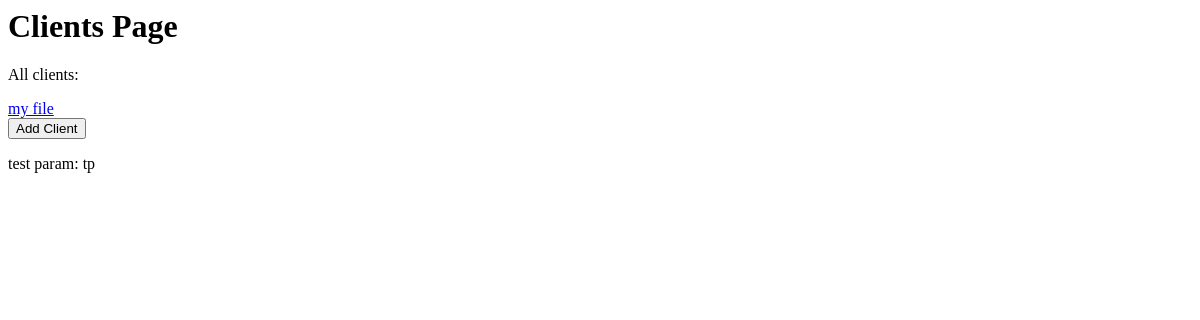
The page /clients/ on the database as committed earlier.
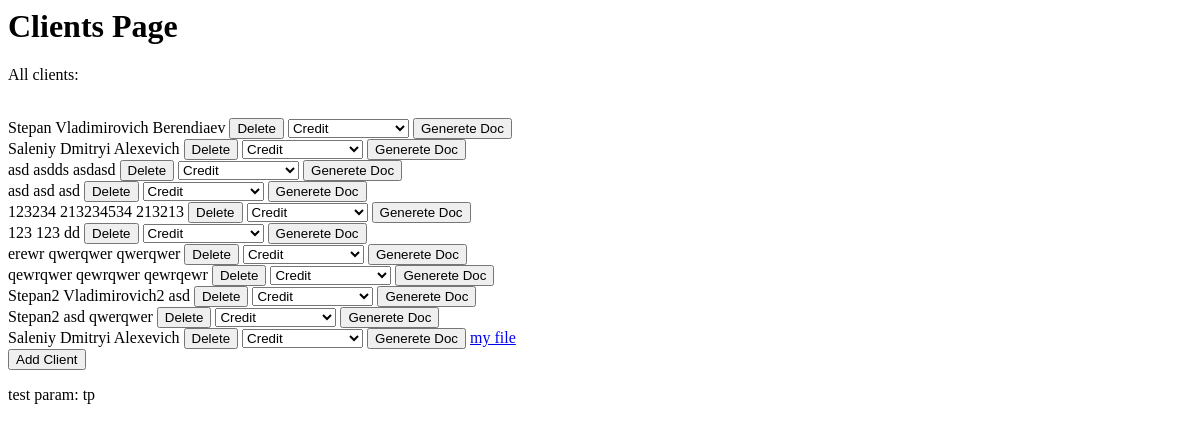
The same page on the database as committed later.
### clients/models.py (models this page shows)
class Client(models.Model):
	first_name = models.CharField(max_length=30)
	part_name = models.CharField(max_length=30)
	last_name = models.CharField(max_length=30)

### clients/views.py (the view)
# urls.py: path('clients/', allClients),
def allClients(request, test_param="tp"):
	return render(request, 'clients.html', {'all_clients': ALL_CLIENTS, 'all_docs': ALL_DOCS,
		'test_param':test_param});

### templates/clients.html (shortened to what this page needs)
<h1>Clients Page</h1>
<p>All clients:</p>
{% for client in all_clients %}
 <form action="/clientForm/{{client.id}}" method="POST" style="display:inline;">
  <br>{{client.first_name}} {{client.part_name}} {{client.last_name}}
  <input type="submit" name="sbm" value="Delete">
  <select name="doc_id">
  {% for doc in all_docs %}
  	<option value="{{doc.id}}">{{doc.name}}</option>
  {% endfor %}
</select>
  <input type="submit" name="sbm" value="Generete Doc">
  </form>
{% endfor %}
{% load static %}
<a href="{% static "demofile.txt" %}">my file</a>
<form action="/addClient/" method="POST">{% csrf_token %}
	<input type="submit" name="sbm" value="Add Client"/>
</form>
<p>test param: {{test_param}}</p>

Rows that differ between the two databases and show on the page:
added Client: first_name "Stepan", part_name "Vladimirovich", last_name "Berendiaev"
added Client: first_name "Saleniy", part_name "Dmitryi", last_name "Alexevich"
added Client: first_name "asd", part_name "asdds", last_name "asdasd"
added Client: first_name "asd", part_name "asd", last_name "asd"
added Client: first_name "123234", part_name "213234534", last_name "213213"
added Client: first_name "123", part_name "123", last_name "dd"
added Client: first_name "erewr", part_name "qwerqwer", last_name "qwerqwer"
added Client: first_name "qewrqwer", part_name "qewrqwer", last_name "qewrqewr"
added Client: first_name "Stepan2", part_name "Vladimirovich2", last_name "asd"
added Client: first_name "Stepan2", part_name "asd", last_name "qwerqwer"
added Client: first_name "Saleniy", part_name "Dmitryi", last_name "Alexevich"
